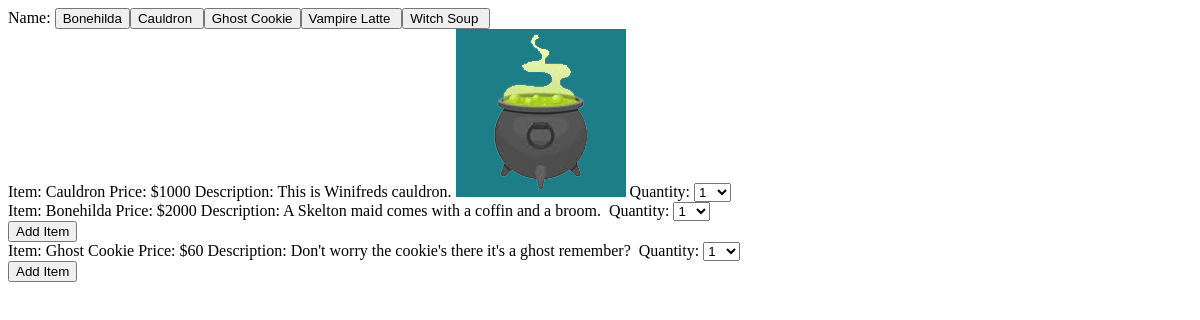
The app's page /, older data.
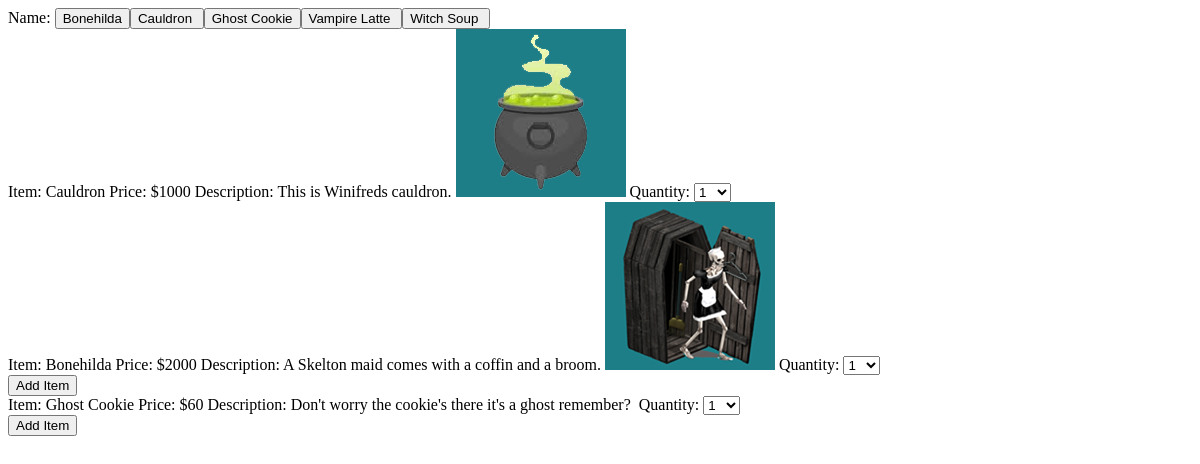
The same page, newer data.
### tables this page shows
CREATE TABLE `goodies` (
  `ItemID` int(11) NOT NULL,
  `Item` varchar(100) NOT NULL,
  `Itemprice` int(11) NOT NULL,
  `Itemdescription` varchar(200) NOT NULL,
  `Itemimg` varchar(200) NOT NULL
);

### Model/dbinfo.php (called while the page is built)
<?php
   $dsn = "mysql:host=localhost;dbname=halloweenshop";
   $username = "root";
   $password = "";
   try
   {
       $db = new PDO($dsn, $username, $password);
   }
    catch (PDOException $e)
    {
    echo("Not connected");
   }
    function getSpoopyItems()
    {
        $myQuery = "select * FROM goodies order by item ASC;";
        global $db;
        $qry = $db->query($myQuery);
        $goodies = $qry->fetchAll();
        return $goodies;
    }
?>

### view/orderForm.php (the view, shortened to what this page needs)
<form action="." method="post">
    <label>Name:</label>
    <?php
        foreach($goodies as $goodie)
        {
            echo("<input type='submit' value='${goodie[1]}'>");
        }
    ?>
</form>

### view/bonehilda.php
<?php
    $itemName = $goodies[0][1];
    $itemPrice = $goodies[0][2];
    $itemDescription = $goodies[0][3];
    $itemImg = $goodies[0][4];
?>
<form action="." method="post">
    <label>Item: <?php echo($itemName);?></label>
    <label>Price: $<?php echo($itemPrice);?></label>
    <label>Description: <?php echo($itemDescription);?></label>
    <?php echo("<img src='images/$itemImg' alt=''>")?>
    <label>Quantity:</label>
            <select name="itemqty">
            <?php for($i = 1; $i <= 10; $i++) : ?>
                <option value="<?php echo $i; ?>">
                    <?php echo $i; ?>
                </option>
            <?php endfor; ?>
            </select><br>
    <input type="submit" value="Add Item">
</form>

Row changes from the older to the newer data that the page shows:
changed goodies "Bonehilda": Itemimg: picture added
